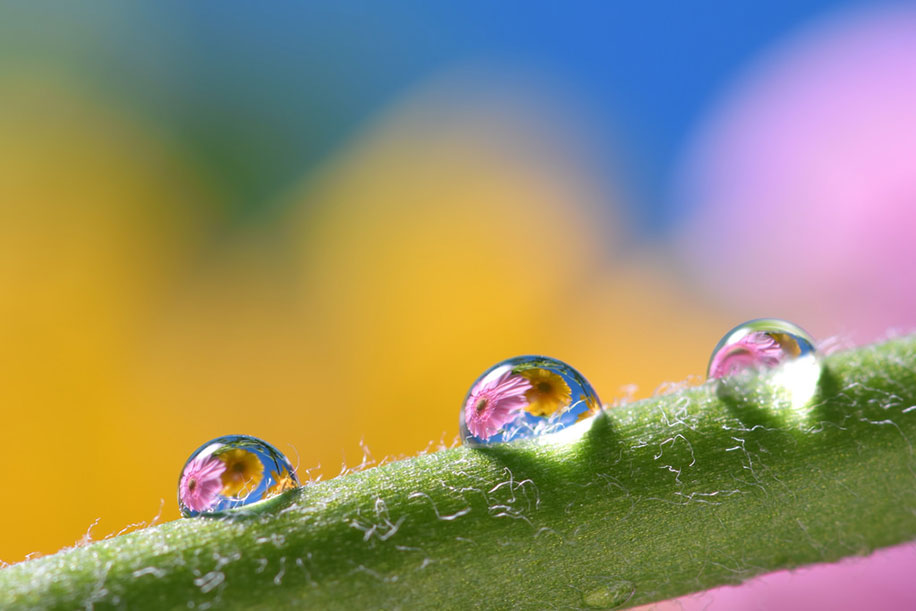
#> input picture sample.jpg, 916 x 611 px
$ python kmeans.py
#> lines starting #> are read from the running program, lines starting #| are printed output that depends on the picture
from sklearn.cluster import KMeans
from skimage import io
import matplotlib.pyplot as plt
import numpy as np

# Load the image
image = io.imread("sample.jpg")
#> image is the input picture: shape (611, 916, 3); mean R, G, B 150, 142.4, 107.1

# [7 lines of commented-out code are left out]
pixels = image.reshape(-1, 3)

# You can change this value to see different compression levels
k = 8

# Number of colors (clusters)
kmeans = KMeans(n_clusters=k)
kmeans.fit(pixels)

# Replace each pixel value with its corresponding cluster center
compressed_pixels = kmeans.cluster_centers_[kmeans.labels_]

# Reshape back to the original image shape
compressed_image = compressed_pixels.reshape(image.shape).astype(np.uint8)

# Display the compressed image
plt.imshow(compressed_image)
plt.axis('off')
plt.title("Compressed Image (K-Means Clustering)")
plt.show()
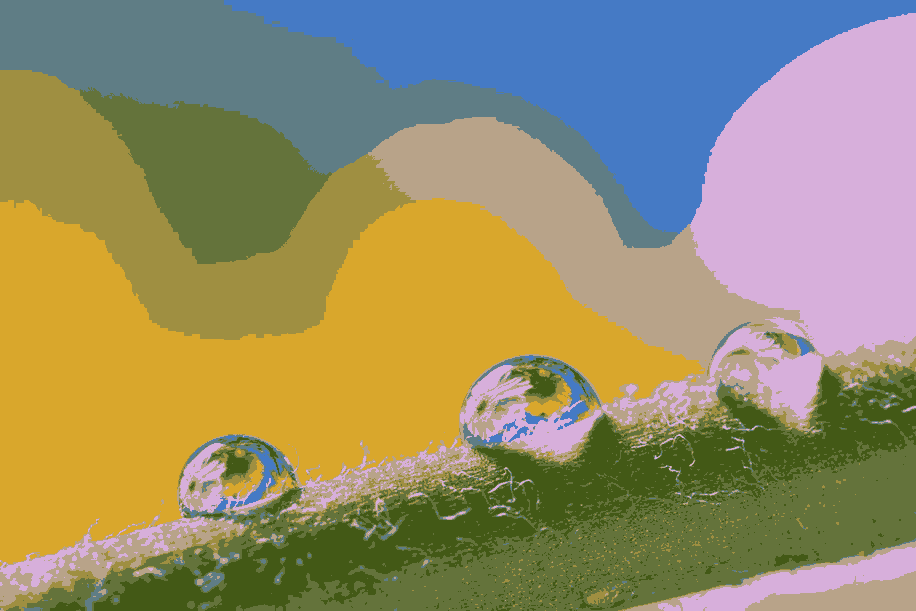
#> shown: shape (611, 916, 3); mean R, G, B 149.4, 142.1, 106.6
